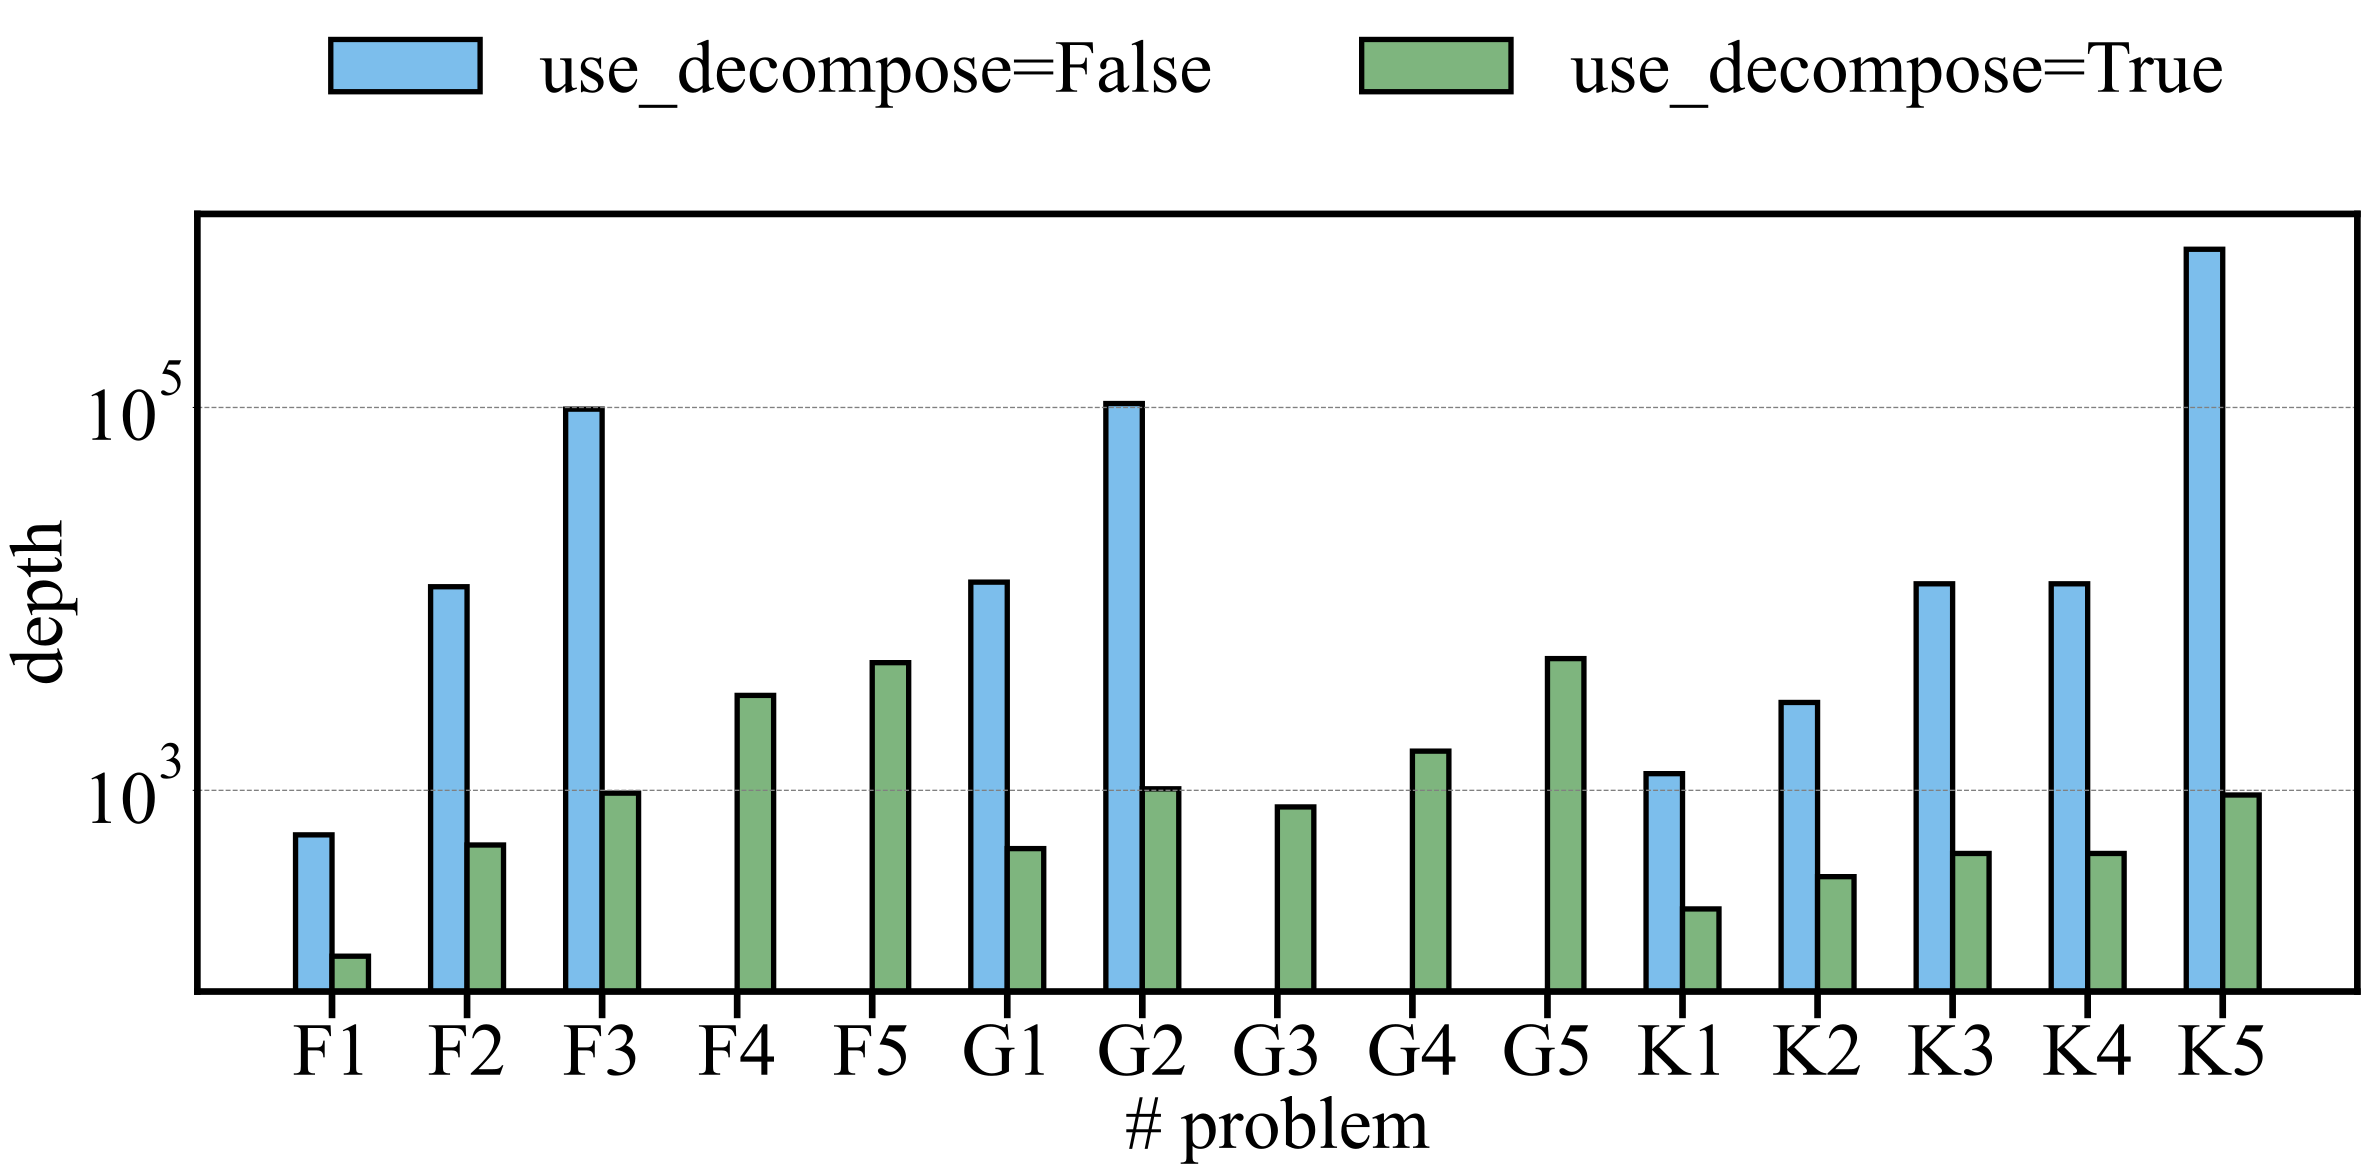

Python code for this plot:
import os
import pandas as pd
import matplotlib.pyplot as plt
import matplotlib as mpl

def plot_results(respath):
    data = pd.read_csv(f"../../data/{respath}.csv")
    
    # Convert columns with 'memory_error' to NaN
    data = data.apply(pd.to_numeric, errors='coerce')
    
    data_false = data[data['use_decompose'] == False]
    data_true = data[data['use_decompose'] == True]

    scale = 0.9
    fig, axes = plt.subplots(figsize=(25*scale, 9*scale))

    mpl.rcParams.update({
        'pdf.fonttype': 42,
        'ps.fonttype': 42,
        'font.family': 'Times New Roman',
        'font.size': 56,
        'axes.unicode_minus': False,
        'mathtext.fontset': 'custom',
        'mathtext.rm': 'Times New Roman',
        'mathtext.it': 'Times New Roman:italic',
        'mathtext.bf': 'Times New Roman:bold',
        'axes.linewidth': 5,
        'xtick.major.size': 20,
        'xtick.major.width': 10,
    })
    bar_width =  0.27
    bar_key = "depth"
    axes = plt.axes([0, 0, 1, 1])
    colors = ["#7CBEEC", "#7EB57E", "#FF6F45", "#3274A1"]
    
    datamean_false = (
        data_false.groupby("pid")
        .mean()
        .reset_index()
        .sort_values("pid")
    )
    datamean_true = (
        data_true.groupby("pid")
        .mean()
        .reset_index()
        .sort_values("pid")
    )
    
    axes.bar(
        datamean_false.index - bar_width / 2,
        datamean_false[bar_key],
        color=colors[0],
        label="use_decompose=False",
        linewidth=4,
        width=bar_width,
        edgecolor='black',
    )
    axes.bar(
        datamean_true.index + bar_width / 2,
        datamean_true[bar_key],
        color=colors[1],
        label="use_decompose=True",
        linewidth=4,
        width=bar_width,
        edgecolor='black',
    )
    axes.set_yscale("log")
    # axes.set_yticks([1, 100, 10000, 1000000])
    prob_lab = [prob + str(idx) for prob in ["F", "G", "K"] for idx in range(1, 6)]
    axes.tick_params(axis="x", which="major", width=5, length=20)
    axes.set_xticks(datamean_false.index)
    axes.set_xticklabels([prob_lab[idx] for idx in datamean_false.pid])
    axes.grid(axis="y", color="gray", linestyle="--", linewidth=1)
    axes.set_xlabel("# problem")
    axes.set_ylabel(bar_key)
    axes.legend(frameon=False, bbox_to_anchor=(0.5, 1.05), loc='lower center', ncol=2)

    script_path = os.path.abspath(__file__)
    new_path = script_path[:-3]
    fig.savefig(f"{new_path}.svg", dpi=600, format="svg", bbox_inches="tight")

plot_results('decompose/mp_evaluate')
